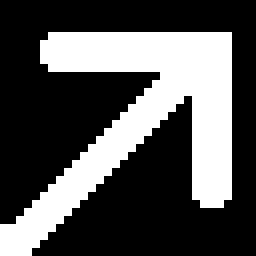
#> input picture AiVNn/Lab/lab5/arrow.bmp, 32 x 32 px (shown 8 times larger)
$ jupyter execute lab5.ipynb
#> lines starting #> are read from the running program, lines starting #| are printed output that depends on the picture; after the words box and inside, x2 and y2 are one past the last pixel; in counts of white or black regions, pixels touching at a corner belong together
###Задание 1

Обучить сеть Хопфилда распознавать 4 изображения 6*6

---

Подать на вход и скорректировать искаженный образ:

###Замечание

Из-за того, что сеть Хопфилда имеет свои недостатки, а именно маленький объем емкости памяти, то он может обучится только на 0,14*K оригинальных образцов, где K - размер пикселей

Т.е. 0.14*36 = 5 образцов

Благо, что у нас из обучающей, только 4 образов, иначе модель почувствовала бы деменцию (

####Загрузка необходимых библиотек

[cell 1]
import numpy as np
import matplotlib.pyplot as plt
from PIL import Image

####Функция активации - сигнум

[cell 2]
def sign(z):
  return -1 if z <= 0 else 1

####Образцы изображений

[cell 3]
x1 = np.array([-1,-1,-1,-1,-1, 1,
               -1,-1,-1,-1, 1,-1,
               -1,-1,-1, 1,-1,-1,
               -1,-1, 1,-1,-1,-1,
               -1, 1,-1,-1,-1,-1,
                1,-1,-1,-1,-1,-1])

x2 = np.array([-1,-1,-1,-1,-1,-1,
               -1,-1,-1,-1,-1,-1,
               -1,-1,-1,-1,-1,-1,
                1, 1, 1,-1,-1,-1,
                1, 1, 1,-1,-1,-1,
                1, 1, 1,-1,-1,-1])

x3 = np.array([-1,-1,-1, 1, 1, 1,
               -1,-1,-1, 1, 1, 1,
               -1,-1,-1, 1, 1, 1,
               -1,-1,-1,-1,-1,-1,
               -1,-1,-1,-1,-1,-1,
               -1,-1,-1,-1,-1,-1,])

x4 = np.array([-1,-1,-1,-1,-1,-1,
               -1,-1, 1, 1,-1,-1,
               -1, 1,-1,-1, 1,-1,
                1,-1,-1,-1,-1, 1,
               -1,-1,-1,-1,-1,-1,
               -1,-1,-1,-1,-1,-1,])

good_train_1 = [x1,x2,x3,x4]

####Искаженные образцы

[cell 4]
t1 = np.array([-1,-1, 1, 1, 1, 1,
               -1,-1,-1,-1, 1, 1,
                1,-1,-1, 1, 1,-1,
               -1,-1,-1,-1,-1,-1,
               -1, 1,-1,-1, 1,-1,
                1, 1,-1,-1,-1, 1])

t2 = np.array([-1,-1,-1,-1,-1, 1,
               -1,-1,-1, 1, 1,-1,
               -1,-1,-1, 1,-1, 1,
               -1,-1, 1,-1,-1,-1,
               -1,-1,-1,-1,-1,-1,
               -1,-1,-1,-1,-1,-1])

t3 = np.array([-1,-1,-1,-1,-1, 1,
               -1,-1,-1,-1, 1,-1,
               -1,-1,-1, 1, 1,-1,
               -1,-1,-1,-1,-1,-1,
               -1, 1,-1,-1,-1,-1,
                1,-1,-1,-1,-1,-1])

t4 = np.array([-1,-1,-1,-1,-1, 1,
               -1,-1,-1,-1, 1,-1,
               -1,-1,-1, 1,-1,-1,
               -1,-1, 1,-1,-1,-1,
               -1, 1,-1,-1,-1,-1,
                1,-1,-1,-1,-1,-1])

t5 = np.array([-1,-1,-1,-1, 1,-1,
               -1, 1,-1,-1,-1,-1,
               -1,-1,-1,-1,-1, 1,
                1, 1, 1,-1,-1,-1,
                1,-1, 1, 1,-1,-1,
                1,-1, 1,-1,-1, 1])

t6 = np.array([-1,-1,-1,-1,-1,-1,
               -1,-1,-1,-1,-1,-1,
               -1,-1,-1,-1,-1,-1,
                1, 1, 1,-1,-1,-1,
                1, 1, 1,-1,-1,-1,
                1, 1, 1,-1,-1,-1])

good_test_1 = [t1,t2,t3,t4,t5,t6]

#### Структура Хопфилда и запуск его

Обучение на эталонных образцах

[cell 5]
N = 36
W_train = np.zeros((N, N))

#Правило Хэбба
for X in good_train_1:
  W_train += np.outer(X,X)
np.fill_diagonal(W_train, 0)

W_train /= N
print(W_train)

####Реализация асинхронного режима

[cell 6]
def asynchron_hopfild(cartoon_test, W, max_iter=100):
  test = cartoon_test.copy()
  pass_iteration = 0

  for _ in range(max_iter):
    i = np.random.randint(0, N)
    v = np.dot(W[i], test)

    new_state = sign(v)

    if test[i] == new_state:
      pass_iteration += 1
    else:
      test[i] = new_state
      pass_iteration = 0

    if pass_iteration >= N:
      break

  print(f"Количество затраченных итераций: {pass_iteration}")
  return test

Тестирование - Посчитаем точность предсказаний

[cell 7]
def print_image_z1(vector):
    matrix = vector.reshape((6, 6))
    for row in matrix:
        print(" ".join(["██" if val == 1 else "  " for val in row]))

[cell 8]
sum_correct = 0
for i in range(len(good_test_1)):
  cartoon = good_test_1[i]
  result = asynchron_hopfild(cartoon, W_train)
  print(f"Получившийся образец t{i+1}", result)
  print_image_z1(result)

  is_correct = False
  for index, pattern in enumerate(good_train_1):
    if np.array_equal(result, pattern):
      is_correct = True
      print(f"Совпавшие образец t{i+1}\n")
      print("-" * 20)
      break
  if is_correct:
    sum_correct += 1
  else:
    print(f"Полученный образ t{i+1} вообще не распознан\n")
    print("-" * 20)

accuracy = sum_correct / len(good_test_1)
print(f"\nВерно совпавших {sum_correct} из {len(good_test_1)}")
print(f"Точность предсказаний равна: {accuracy*100}%\n")

###Задание 2

Построить двунаправленную ассоциативную память, связывающую изображения чисел 1,2,3 с их двоичными кодами.

Каждое число представляется матрицей 9*7.

Испытать сеть на зашумленных вариантах изображений.

[cell 9]
def print_image_z2(vector):
    matrix = vector.reshape((9, 7))
    for row in matrix:
        print(" ".join(["██" if val == 1 else "  " for val in row]))
    print("-" * 25)

####Образцы изображений

[cell 10]
z1 = np.array(
    [-1, -1, -1,  1, -1, -1, -1,
    -1, -1,  1,  1, -1, -1, -1,
    -1,  1, -1,  1, -1, -1, -1,
    -1, -1, -1,  1, -1, -1, -1,
    -1, -1, -1,  1, -1, -1, -1,
    -1, -1, -1,  1, -1, -1, -1,
    -1, -1, -1,  1, -1, -1, -1,
    -1,  1,  1,  1,  1,  1, -1,
    -1, -1, -1, -1, -1, -1, -1]
     )

z2 = np.array(
    [-1,  1,  1,  1,  1,  1, -1,
    -1, -1, -1, -1, -1,  1, -1,
    -1, -1, -1, -1, -1,  1, -1,
    -1, -1, -1, -1, -1,  1, -1,
    -1,  1,  1,  1,  1,  1, -1,
    -1,  1, -1, -1, -1, -1, -1,
    -1,  1, -1, -1, -1, -1, -1,
    -1,  1,  1,  1,  1,  1, -1,
    -1, -1, -1, -1, -1, -1, -1]
)

z3 = np.array(
    [-1,  1,  1,  1,  1,  1, -1,
    -1, -1, -1, -1, -1,  1, -1,
    -1, -1, -1, -1, -1,  1, -1,
    -1, -1, -1,  1,  1,  1, -1,
    -1, -1, -1, -1, -1,  1, -1,
    -1, -1, -1, -1, -1,  1, -1,
    -1,  1,  1,  1,  1,  1, -1,
    -1, -1, -1, -1, -1, -1, -1,
    -1, -1, -1, -1, -1, -1, -1]
)

z_train = [z1, z2, z3]

# Ассоциированные с ними являются трехбитовые двоичные числа
e1 = np.array([-1, -1, 1])
e2 = np.array([-1, 1, -1])
e3 = np.array([-1, 1, 1])

e_train = [e1, e2, e3]

####Тестовая выборка

Генерируются 3 зашумленные картинки для каждой эталонной картинки z1,z2,z3

Просто берется из каждой эталонной картинке и меняются 3 пикселя и сохраняем зашумленное изображение

[cell 11]
good_test_2 = []
true_labels = [] #индексы правильных ответов

for idx, clean_img in enumerate(z_train):
    for variant in range(2):
        noisy_img = clean_img.copy()

        pix_flip = np.random.choice(63, size=20, replace=False)

        for pix in pix_flip:
            noisy_img[pix] *= -1

        good_test_2.append(noisy_img)
        true_labels.append(idx) #Изначальные числа

print(good_test_2)
print()
print(true_labels)

Обучение по обучающей выборке

[cell 12]
size_x = 63
size_y = 3

W_dam = np.zeros((size_x, size_y))

#Правило Хэбба
for x, y in zip(z_train, e_train):
  W_dam += np.outer(x, y)

W_dam /= len(z_train)
print(W_dam)

Предсказание по тестовой выборке

[cell 13]
def processing_dam(cartoon_test, W_dam, max_iter=100):
  xcurr = cartoon_test.copy()

  ycurr = sign(np.dot(xcurr, W_dam))
  for i in range(max_iter):
    xnext = sign(np.dot(W_dam, ycurr))
    ynext = sign(np.dot(xnext, W_dam))
    if np.array_equal(xcurr, xnext) and np.array_equal(ycurr, ynext):
      print(f"Равновесие получилась на шаге {i+1}")
      break
    xcurr = xnext.copy()
    ycurr = ynext.copy()
  return xcurr, ycurr

####Тестирование программы

[cell 14]
def sign(z):
    return np.where(z >= 0, 1, -1)

[cell 15]
sum_correct = 0
for i in range(len(good_test_2)):
  cartoon = good_test_2[i]
  correct_idx = true_labels[i]

  result_x, result_y = processing_dam(cartoon, W_dam)
  print(f"Что вернуло для конкретного cartoon-{cartoon}, а именно result_x: {result_x} и result_y: {result_y}")
  if np.array_equal(result_y, e_train[correct_idx]):
      print(f"Успешно совпало!")
      sum_correct += 1
  else:
      print(f"Не совпало")

  print("\nВосстановленная картинка на выходе:")
  print_image_z2(result_x)


accuracy = sum_correct / len(good_test_2)
print(f"\nВерно совпавших {sum_correct} из {len(good_test_2)}")
print(f"Точность предсказаний равна: {accuracy*100}%\n")

###Задание 3

Построить двунаправленную ассоциативную память, связывающую изображения из файла arrow.bmp (размер 32*32 пикселей)

с его сжатым вариантом pressed_arrow.bmp (размер 16*16 пикселей).

Испытать сеть на зашумленных вариантах изображений.

[cell 16]
#Подключение к Google Drive
from google.colab import drive
drive.mount('/content/drive', force_remount=True)

Здесь же применим уже реализованную функцию processing_dam

Ниже представлена функция, которая конвертирует изображение в биполярное множество

[cell 17]
def load_and_binarize_image(filepath, target_size):
#> called with filepath = 'arrow.bmp', target_size = (32, 32)
    img = Image.open(filepath).convert('L').resize(target_size)
#> img is the input picture: PIL image 32x32 L; 32.6% white; 1 white region, box (x1, y1, x2, y2) and area: (0, 4, 29, 32) 334
    img_array = np.array(img)
    return np.where(img_array > 128, 1, -1).flatten()

Обучение по правилу Хэбба

[cell 18]
X_train = load_and_binarize_image("arrow.bmp", (32, 32))        # Размер: 1024
#> X_train = 1024 values, max 1 at index 134, min -1 at index 0, mean -0.348
Y_train = load_and_binarize_image("pressed_arrow.bmp", (16, 16)) # Размер: 256
#> call 2 of load_and_binarize_image, with filepath = 'pressed_arrow.bmp', target_size = (16, 16)
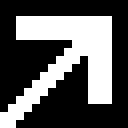
#> input picture AiVNn/Lab/lab5/pressed_arrow.bmp, 16 x 16 px (shown 8 times larger)
#> in load_and_binarize_image, img is the input picture: PIL image 16x16 L; 35.5% white; 1 white region, box (x1, y1, x2, y2) and area: (0, 2, 14, 16) 91
#> Y_train = 256 values, max 1 at index 34, min -1 at index 0, mean -0.289

W_dam = np.outer(X_train, Y_train)
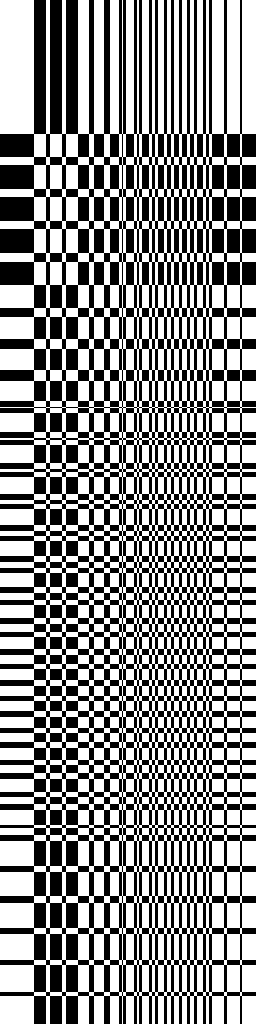
#> W_dam: shape (1024, 256) int64; values -1 (black) and 1 (white), 55% white; 1 black region, box (x1, y1, x2, y2) and area: (0, 0, 256, 1024) 117900

Тестирование

[cell 19]
X_noisy = X_train.copy()
#> X_noisy has the same summary as X_train

noise_pixels = np.random.choice(1024, size=200, replace=False)
for p in noise_pixels:
    X_noisy[p] *= -1
#> after the loop, X_noisy = 1024 values, max 1 at index 6, min -1 at index 0, mean -0.254

X_recovered, Y_recovered = processing_dam(X_noisy, W_dam)
#> X_recovered has the same summary as X_train; Y_recovered has the same summary as Y_train

fig, axes = plt.subplots(1, 4, figsize=(16, 4))

axes[0].imshow(X_noisy.reshape(32, 32), cmap='gray')
axes[0].set_title('Зашумленный Вход X (32x32)')
axes[0].axis('off')

axes[1].imshow(X_recovered.reshape(32, 32), cmap='gray')
axes[1].set_title('Восстановленный X (32x32)')
axes[1].axis('off')

axes[2].imshow(Y_train.reshape(16, 16), cmap='gray')
axes[2].set_title('Эталонный Y (16x16)')
axes[2].axis('off')

axes[3].imshow(Y_recovered.reshape(16, 16), cmap='gray')
axes[3].set_title('Распознанный Y (16x16)')
axes[3].axis('off')

plt.tight_layout()
plt.show()
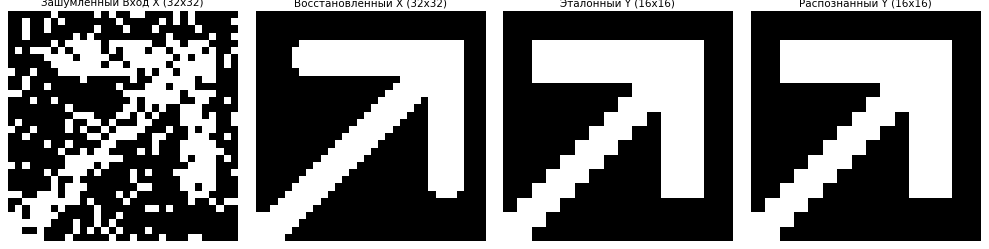
#> figure drawn by matplotlib, 4 panels
